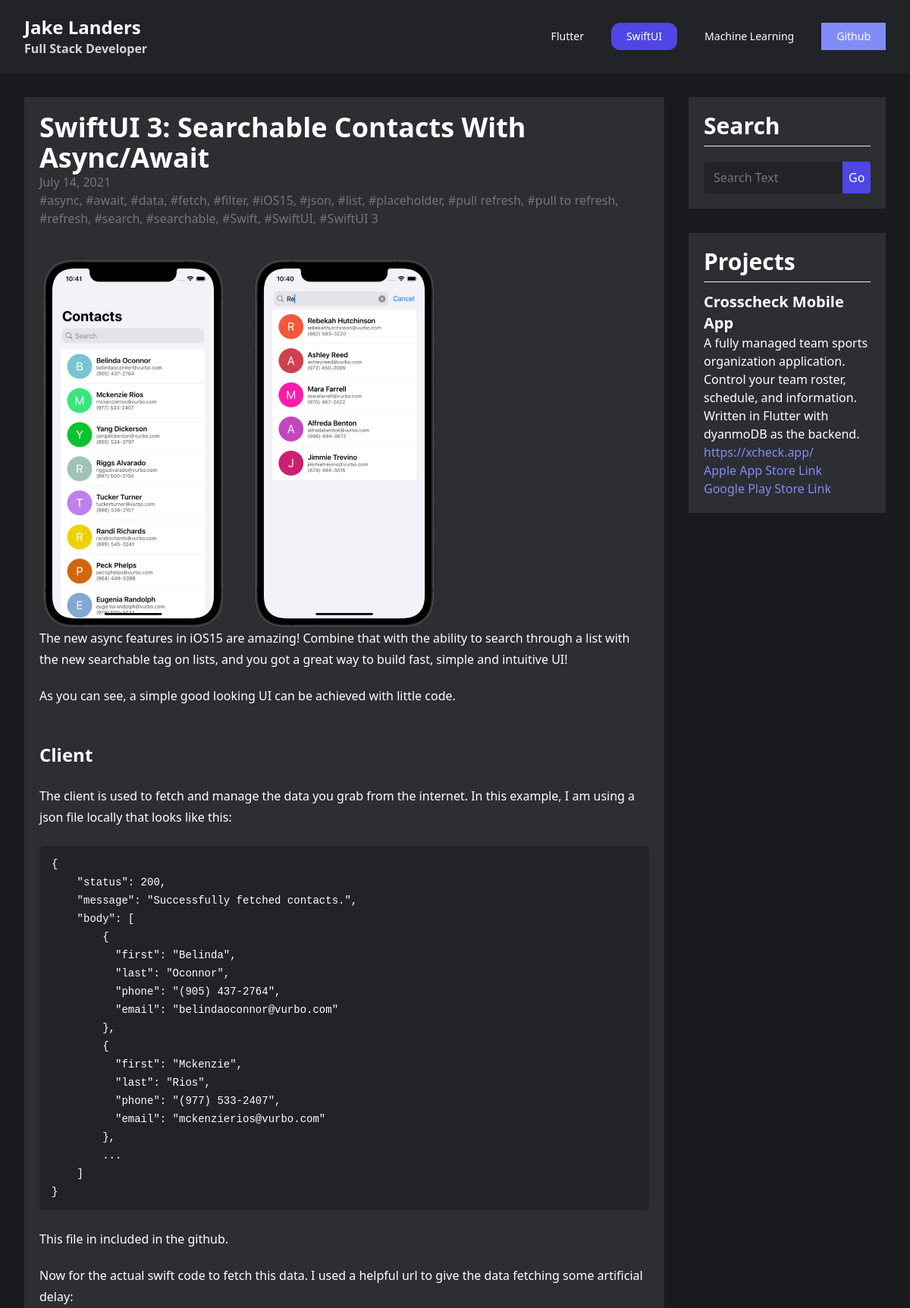
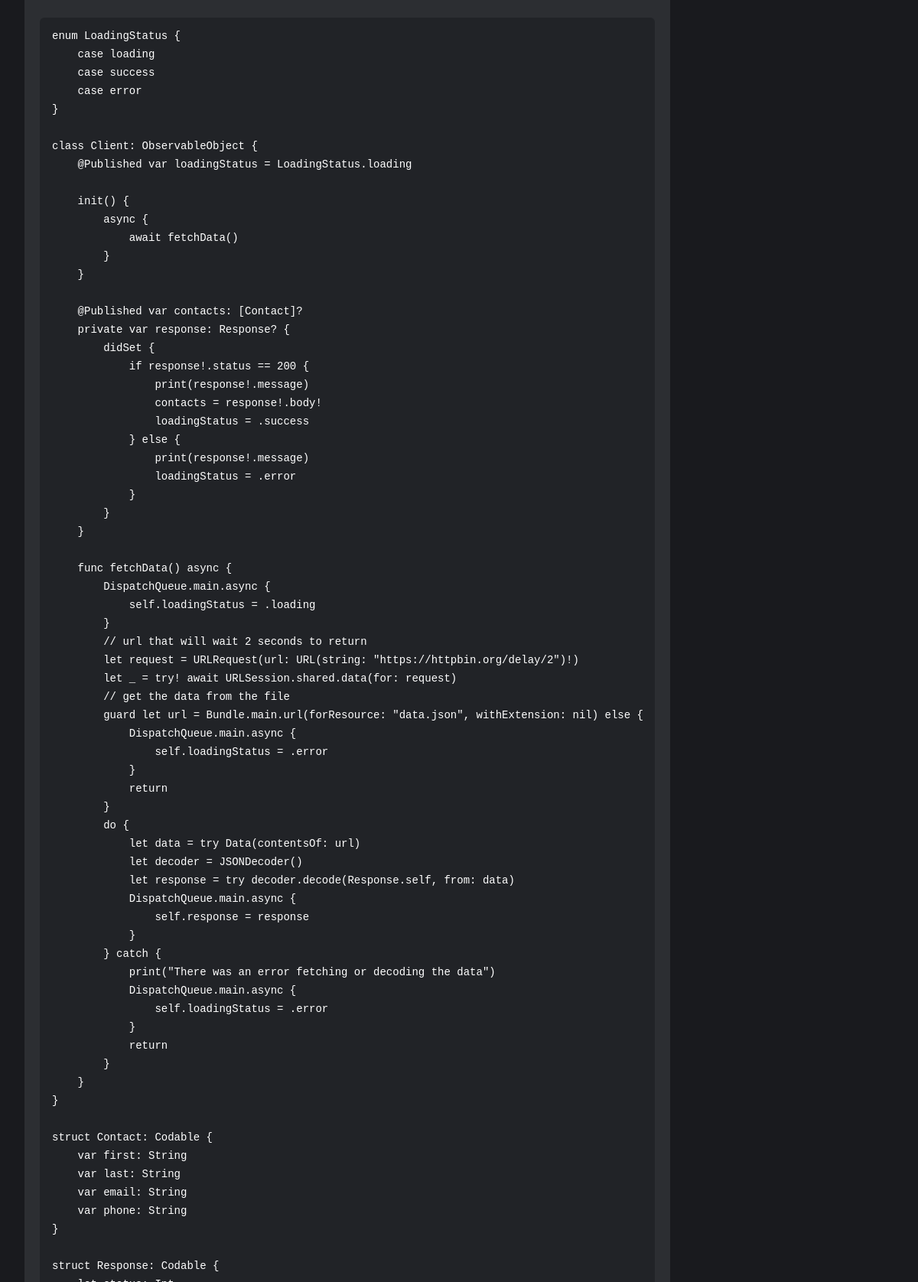
Screenshot of /swiftui/5/ (upper part) with the database file from the repository (2 pictures, top to bottom).
### blog/models.py (models this page shows, shortened)
class Article(models.Model):
    title = models.CharField(max_length=200)
    category = models.ForeignKey(Category, on_delete=models.CASCADE)
    date = models.DateField("date posted")
    description = models.TextField(default="")
    body = models.TextField()
    tags = models.CharField(max_length=200, default="")
    def get_tags(self):
        if self.tags == "":
            return ""
        else:
            list_tags = self.tags.split(",")
            tag_str = ""
            for i in list_tags:
                if i == list_tags[-1]:
                    tag_str = tag_str + "#{}".format(i)
                else:
                    tag_str = tag_str + "#{}, ".format(i)
            return tag_str

class Image(models.Model):
    image = models.FileField(upload_to="assets/", default="", blank=True)
    name = models.CharField(max_length=100, default="")
    article = models.ForeignKey(Article, on_delete=models.CASCADE)

### blog/views.py (the view, shortened to what this page needs)
# urls.py: path("<str:category>/<int:id>/", views.article_detail, name="article_detail",),
def article_detail(request, category, id):
    article = Article.objects.get(id=id)
    article.body = md.markdown(
        article.body,
        extensions=[
            "markdown.extensions.fenced_code",
            "markdown.extensions.extra",
            "markdown.extensions.toc",
        ],
    )
    replies = Reply.objects.filter(article__id=id)
    images = Image.objects.filter(article__id=id)
    videos = Video.objects.filter(article__id=id)
    return render(
        request,
        "blog/articles/article.html",
        {"article": article, "replies": replies, "images": images, "videos": videos},
    )

### templates/blog/articles/article.html (shortened to what this page needs)
{% extends "base.html" %}
{% load static %}
{% block content %}
<head>
</head>
<div>
    <div class="p-5 bg-cgray-600 space-y-4">
        <div class="">
            <h1 class="text-4xl font-extrabold">
                {{ article.title }}
            </h1>
            <h2 class="text-md text-cgray-400">
                {{ article.date }}
            </h2>
            <p class="pb-2 text-cgray-400">
                {{ article.get_tags }}
            </p>
        </div>
        <div class="grid grid-cols-2 lg:grid-cols-3 md:gap-8">
            {% for image in images %}
            <div class="rounded-md">
                <img src="{{ image.image.url }}" alt="">
            </div>
            {% endfor %}
        </div>
        <article class="prose sm:max-w-none md:max-w-5xl content-center">
            {{ article.body | safe }}
        </article>
    </div>
</div>
</div>
{% endblock content %}

### blog/static/css/styles.css (style rules this page uses)
html { -moz-tab-size:4;-o-tab-size:4;tab-size:4;line-height:1.15;-webkit-text-size-adjust:100% }
body { margin:0;font-family:system-ui,-apple-system,Segoe UI,Roboto,Helvetica,Arial,sans-serif,Apple Color Emoji,Segoe UI Emoji }
code,kbd,pre,samp { font-family:ui-monospace,SFMono-Regular,Consolas,Liberation Mono,Menlo,monospace;font-size:1em }
blockquote,dd,dl,figure,h1,h2,h3,h4,h5,h6,hr,p,pre { margin:0 }
html { font-family:ui-sans-serif,system-ui,-apple-system,BlinkMacSystemFont,Segoe UI,Roboto,Helvetica Neue,Arial,Noto Sans,sans-serif,Apple Color Emoji,Segoe UI Emoji,Segoe UI Symbol,Noto Color Emoji;line-height:1.5 }
body { font-family:inherit;line-height:inherit }
*,:after,:before { box-sizing:border-box;border:0 solid }
img { border-style:solid }
h1,h2,h3,h4,h5,h6 { font-size:inherit;font-weight:inherit }
code,kbd,pre,samp { font-family:ui-monospace,SFMono-Regular,Menlo,Monaco,Consolas,Liberation Mono,Courier New,monospace }
audio,canvas,embed,iframe,img,object,svg,video { display:block;vertical-align:middle }
img,video { max-width:100%;height:auto }
*,:after,:before { --tw-border-opacity:1;border-color:rgba(229,231,235,var(--tw-border-opacity)) }
.prose { color:#fff;max-width:65ch }
.prose h2 { color:#fff;font-weight:700;font-size:1.5em;margin-top:2em;margin-bottom:1em;line-height:1.3333333 }
.prose code { color:#111827;font-weight:600;font-size:.875em }
.prose code:after,.prose code:before { content:"`" }
.prose pre { color:#fff;background-color:#212327;overflow-x:auto;font-size:.875em;line-height:1.7142857;margin-top:1.7142857em;margin-bottom:1.7142857em;border-radius:.375rem;padding:.8571429em 1.1428571em }
.prose pre code { background-color:initial;border-width:0;border-radius:0;padding:0;font-weight:400;color:inherit;font-size:inherit;font-family:inherit;line-height:inherit }
.prose pre code:after,.prose pre code:before { content:none }
.prose { font-size:1rem;line-height:1.75 }
.prose p { margin-top:1.25em;margin-bottom:1.25em }
.prose h2+*,.prose h3+*,.prose h4+*,.prose hr+* { margin-top:0 }
.prose>:first-child { margin-top:0 }
.grid { display:grid }
.content-center { align-content:center }
.bg-cgray-800 { --tw-bg-opacity:1;background-color:rgba(25,26,30,var(--tw-bg-opacity)) }
.bg-cgray-600 { --tw-bg-opacity:1;background-color:rgba(44,46,50,var(--tw-bg-opacity)) }
.p-5 { padding:1.25rem }
.pb-2 { padding-bottom:.5rem }
.text-4xl { font-size:2.25rem;line-height:2.5rem }
.font-extrabold { font-weight:800 }
.text-white { --tw-text-opacity:1;color:rgba(255,255,255,var(--tw-text-opacity)) }
.text-cgray-400 { --tw-text-opacity:1;color:rgba(118,118,120,var(--tw-text-opacity)) }
@media (min-width:640px) { .sm\:max-w-none { max-width:none } }
@media (min-width:768px) { .md\:max-w-5xl { max-width:64rem } }
@media (min-width:768px) { .md\:gap-8 { gap:2rem } }
@media (min-width:1024px) { .lg\:grid-cols-3 { grid-template-columns:repeat(3,minmax(0,1fr)) } }

### rows the page displays
Article: title "SwiftUI 3: Searchable Contacts With Async/Await", date "July 14, 2021", get_tags "#async, #await, #data, #fetch, #filter, #iOS15, #json, #list, #placeholder, #pull refresh, #pull to refresh, #refresh, #search, #searchable, #Swift, #SwiftUI, #SwiftUI 3", body "The new async features in iOS15 are amazing! Combine that with the ability to search through a list with the new searchable tag on lists, and you got a great way to build fast, simple and intuitive UI! As you can see, a simple good looking UI can be achieved with little code. Client The client is used to fetch and manage the data you grab from the internet. In this example, I am using a json file locally that looks like this: { \"status\": 200, \"message\": \"Successfully fetched contacts.\", \"body\": [ { \"first\": \"Belinda\", \"last\": \"Oconnor\", \"phone\": \"(905) 437-2764\", \"email\": \"belindaoconnor@vurbo.com\" }, { \"first\": \"Mckenzie\", \"last\": \"Rios\", \"phone\": \"(977) 533-2407\", \"email\":…"
Image: image (picture)
Image: image (picture)
